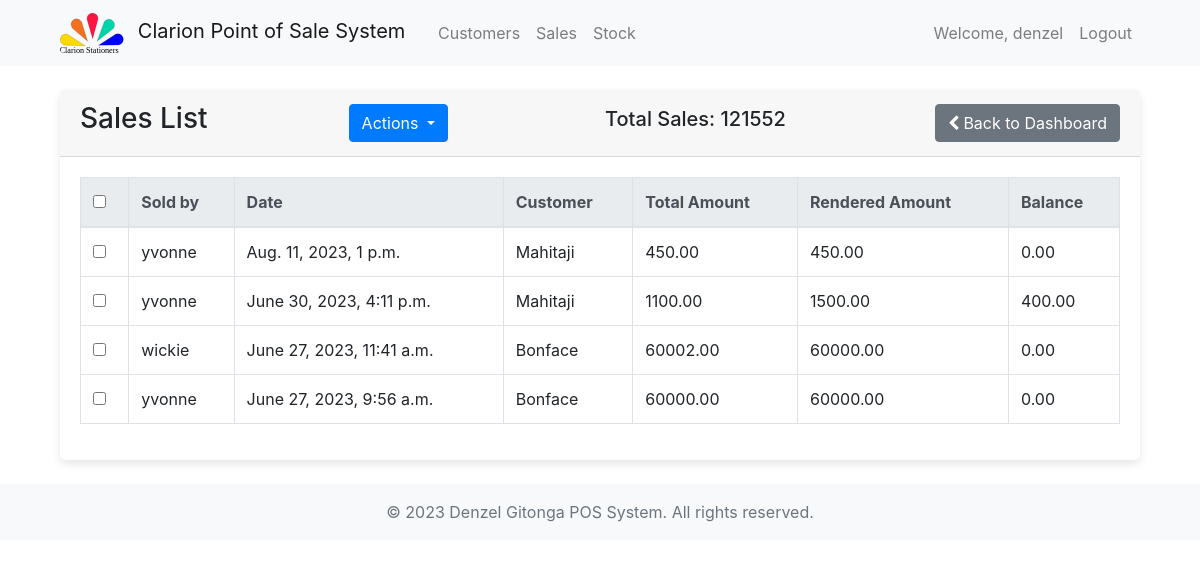
/sales/sales-list/ (signed in), run on an earlier commit of the app's database.
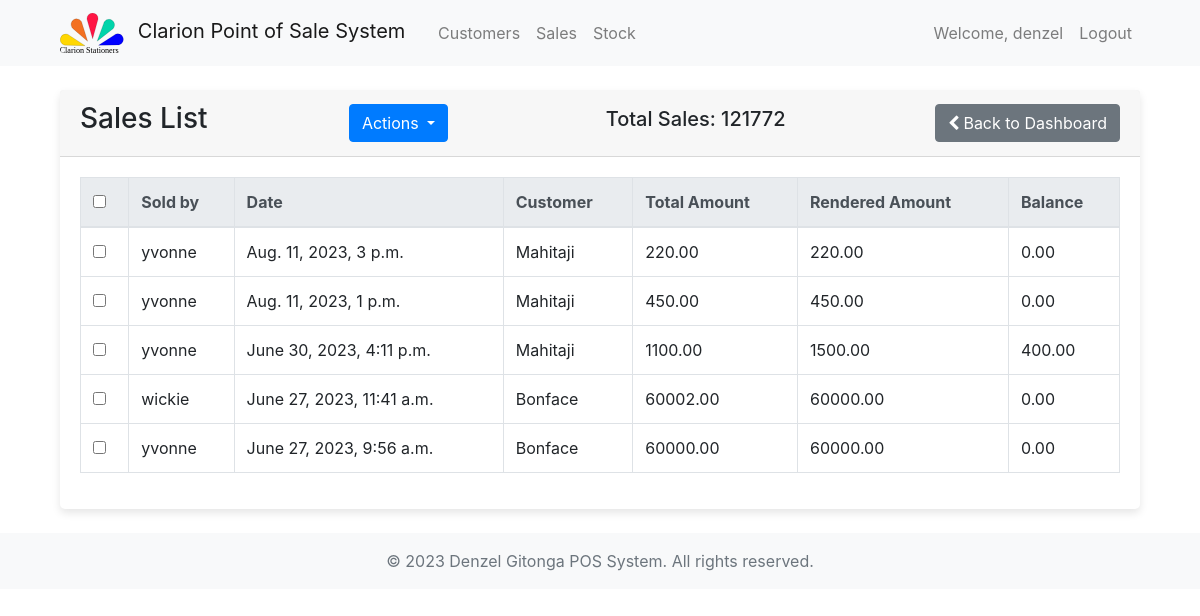
And on a later commit of the database.
### accounts/models.py (models this page shows, shortened)
class User(AbstractBaseUser, PermissionsMixin):
    username = models.CharField(max_length=255, unique=True)
    email = models.EmailField(max_length=255, unique=True)
    store = models.ForeignKey(Store, on_delete=models.CASCADE, related_name='stores', null=True, blank=True)
    phone_number = models.CharField(max_length=20, blank=True, null=True)
    full_name = models.CharField(max_length=255, blank=True, null=True)
    is_staff = models.BooleanField(default=False)
    is_active = models.BooleanField(default=True)
    groups = models.ManyToManyField(
        'auth.Group',
        blank=True,
        related_name='myuser_set',
        related_query_name='user',
    )
    user_permissions = models.ManyToManyField(
        'auth.Permission',
        blank=True,
        related_name='myuser_set',
        related_query_name='user',
    )
    objects = UserManager()
    USERNAME_FIELD = 'username'
    REQUIRED_FIELDS = ['email']

### sales/models.py (models this page shows, shortened)
class Sale(models.Model):
    sold_by = models.ForeignKey(settings.AUTH_USER_MODEL, on_delete=models.CASCADE, editable=False)
    date = models.DateTimeField(auto_now_add=True)
    total_amount = models.DecimalField(max_digits=10, decimal_places=2)
    rendered_amount = models.DecimalField(default=0, max_digits=10, decimal_places=2)
    balance = models.DecimalField(default=0, max_digits=10, decimal_places=2)
    customer = models.ForeignKey(Customer, on_delete=models.CASCADE)

### inventory/models.py (models this page shows)
class Customer(models.Model):
    name = models.CharField(max_length=255)
    email = models.EmailField()
    phone_number = models.CharField(max_length=20)
    address = models.CharField(max_length=255)
    def __str__(self):
        return self.name

### sales/views.py (the view)
# urls.py: path('sales-list/', views.sales_list, name='sales_list'), # view sales list
@staff_member_required(login_url='accounts:login')
@require_GET
def sales_list(request):
    sales = Sale.objects.order_by('-date')
    total_sale = sales.aggregate(total_amount=Sum('total_amount'))['total_amount']
    from_date = request.GET.get('from_date')
    to_date = request.GET.get('to_date')
    if from_date and to_date:
        sales = sales.filter(date__range=[from_date, to_date])
    context = {
        'sales': sales,
        'request': request,  # Pass the request object to template for accessing query parameters
        'total_sale': total_sale,
    }
    return render(request, 'admin/sales/general_sales_list.html', context)

### templates/admin/sales/general_sales_list.html (shortened to what this page needs)
{% extends 'common/base.html' %}
{% block content %}
<div class="container">
  <div class="card">
    <div class="card-header">
      <div class="d-flex justify-content-between align-items-center">
        <div>
          <h3>Sales List</h3>
        </div>
        <div class="btn-group">
          <button id="action-dropdown" class="btn btn-primary dropdown-toggle" data-toggle="dropdown"
            aria-haspopup="true" aria-expanded="false">
            Actions
          </button>
        </div>
        <div class="ml-3">
          <h5>Total Sales: {{ total_sale }}</h5>
        </div>
        <div class="d-flex align-items-center">
          <a class="btn btn-secondary rounded ml-2" href="{% url 'admin_dashboard:dashboard' %}">
            <i class="fa fa-chevron-left mr-1"></i>Back to Dashboard
          </a>
        </div>
      </div>
    </div>
    <div class="card-body">
      <div class="table-responsive">
        <table class="table table-bordered">
          <thead class="thead-light">
            <tr>
              <th><input type="checkbox" id="select-all-checkbox"></th>
              <th>Sold by</th>
              <th>Date</th>
              <th>Customer</th>
              <th>Total Amount</th>
              <th>Rendered Amount</th>
              <th>Balance</th>
            </tr>
          </thead>
          <tbody>
            {% for sale in sales %}
            <tr>
              <td><input type="checkbox" name="selected_sales" value="{{ sale.id }}"></td>
              <td>{{ sale.sold_by.username }}</td>
              <td>{{ sale.date }}</td>
              <td>{{ sale.customer }}</td>
              <td>{{ sale.total_amount }}</td>
              <td>{{ sale.rendered_amount }}</td>
              <td>{{ sale.balance }}</td>
            </tr>
            {% endfor %}
          </tbody>
        </table>
      </div>
    </div>
  </div>
</div>
{% endblock %}

### templates/common/base.html (shortened to what this page needs)
{% load static %}
<!DOCTYPE html>
<html>
<head>
    <link rel="stylesheet" href="{% static 'bootstrap/css/bootstrap.css' %}">
    <link rel="stylesheet" href="{% static 'custom_css/styles.css' %}">
    <link rel="stylesheet" href="https://cdnjs.cloudflare.com/ajax/libs/font-awesome/4.7.0/css/font-awesome.min.css">
</head>
<body>
    <header>
      {% include 'common/header.html' %}
    </header>
    <br>
    <main class="site-main main">
        <div class="container">
            {% block content %}
            {% endblock %}
        </div>
    </main>
    <br>
    <footer>
        {% include 'common/footer.html' %}
    </footer>
</body>
</html>

### templates/common/header.html (shortened to what this page needs)
{% load static %}
<header>
  <nav class="navbar navbar-expand-lg navbar-light bg-light">
      <div class="container">
        {% if user.is_authenticated and user.is_superuser %}
          <a class="navbar-brand col-md-2" href="{% url 'admin_dashboard:dashboard' %}">
              <img src="{% static 'images/logos/clarion_logo.svg' %}" alt="Logo" height="40" class="mr-2 rounded">
              Clarion Point of Sale System
          </a>
        {% endif %}
          <div class="collapse navbar-collapse justify-content-between col-md-8" id="navbarNav">
            {% if user.is_authenticated %}
              {% if user.is_superuser %}
                <ul class="navbar-nav">
                <li class="nav-item">
                  <a class="nav-link" href="{% url 'inventory:customers_list' %}">Customers</a>
                </li>
                <li class="nav-item">
                  <a class="nav-link" href="{% url 'sales:sales_list' %}">Sales</a>
                </li>
                <li class="nav-item">
                  <a class="nav-link" href="{% url 'inventory:store_stock' %}">Stock</a>
                </li>
                </ul>
                <ul class="navbar-nav ml-auto">
                  <li class="nav-item">
                    <a class="nav-link" href="#">
                      Welcome, {{ user.username }}
                    </a>
                  </li>
                  <li class="nav-item">
                    <a class="nav-link" href="{% url 'accounts:logout' %}">Logout</a>
                  </li>
                </ul>
              {% endif %}
            {% endif %}
          </div>
      </div>
  </nav>
</header>

### templates/common/footer.html
{% load static %}
<footer class="footer mt-auto py-3 bg-light">
    <div class="container text-center">
      <span class="text-muted">&copy; 2023 Denzel Gitonga POS System. All rights reserved.</span>
    </div>
</footer>

### static/custom_css/styles.css (style rules this page uses)
.card { box-shadow: 0px 4px 8px rgba(0, 0, 0, 0.1); border: none; transition: 0.3s; border-radius: 5px; }

What changed in the data, as far as the page shows it:
added Sale: sold_by.username "yvonne", date "Aug. 11, 2023, 3 p.m.", customer "Mahitaji", total_amount "220.00", rendered_amount "220.00", balance "0.00"
Also different on the page:
{{ total_sale }}: "121552" → "121772"
